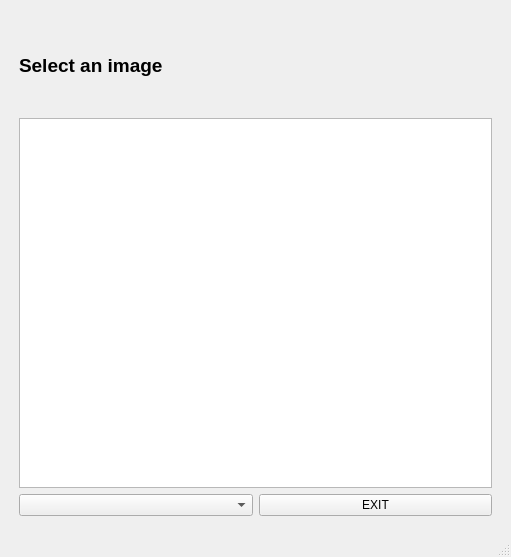
<?xml version="1.0" encoding="UTF-8"?>
<ui version="4.0">
 <class>MainWindow</class>
 <widget class="QMainWindow" name="MainWindow">
  <property name="geometry">
   <rect>
    <x>0</x>
    <y>0</y>
    <width>511</width>
    <height>557</height>
   </rect>
  </property>
  <property name="windowTitle">
   <string>MainWindow</string>
  </property>
  <widget class="QWidget" name="centralwidget">
   <layout class="QVBoxLayout" name="verticalLayout_2">
    <item>
     <layout class="QVBoxLayout" name="verticalLayout" stretch="1,4,0">
      <property name="leftMargin">
       <number>10</number>
      </property>
      <property name="topMargin">
       <number>10</number>
      </property>
      <property name="rightMargin">
       <number>10</number>
      </property>
      <property name="bottomMargin">
       <number>10</number>
      </property>
      <item>
       <widget class="QLabel" name="label_cap">
        <property name="font">
         <font>
          <pointsize>14</pointsize>
          <weight>75</weight>
          <bold>true</bold>
         </font>
        </property>
        <property name="text">
         <string>Select an image</string>
        </property>
       </widget>
      </item>
      <item>
       <widget class="PlotWidget" name="graphWidget"/>
      </item>
      <item>
       <layout class="QHBoxLayout" name="horizontalLayout">
        <item>
         <widget class="QComboBox" name="comboBox_ImgName"/>
        </item>
        <item>
         <widget class="QPushButton" name="pBut_exit">
          <property name="text">
           <string>EXIT</string>
          </property>
         </widget>
        </item>
       </layout>
      </item>
     </layout>
    </item>
   </layout>
  </widget>
  <widget class="QMenuBar" name="menubar">
   <property name="geometry">
    <rect>
     <x>0</x>
     <y>0</y>
     <width>511</width>
     <height>36</height>
    </rect>
   </property>
  </widget>
  <widget class="QStatusBar" name="statusbar"/>
 </widget>
 <customwidgets>
  <customwidget>
   <class>PlotWidget</class>
   <extends>QGraphicsView</extends>
   <header location="global">pyqtgraph</header>
   <container>1</container>
  </customwidget>
 </customwidgets>
 <resources/>
 <connections/>
</ui>
